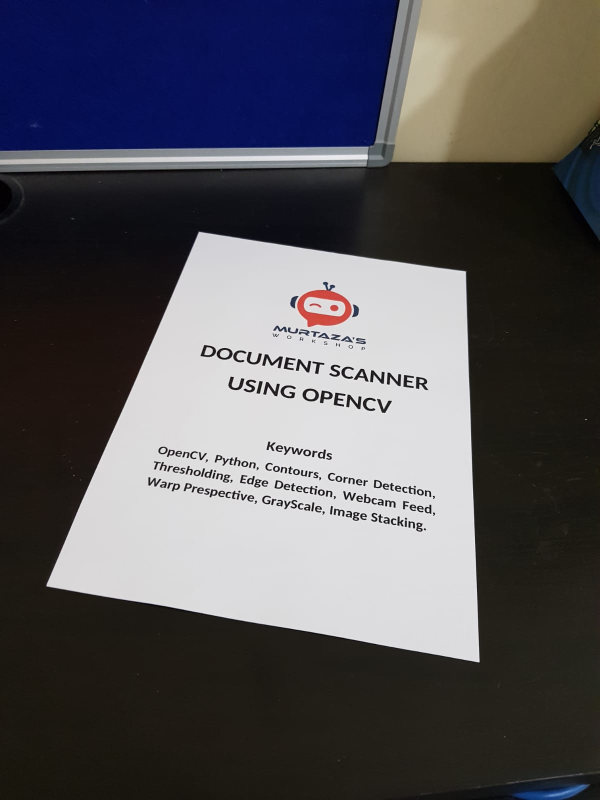
#> input picture Resources/1.jpg, 1200 x 1600 px, given in place of the camera (shown at 1/2 size)
$ python ColorPickerModule.py
#> lines starting #> are read from the running program, lines starting #| are printed output that depends on the picture; after the words box and inside, x2 and y2 are one past the last pixel; in counts of white or black regions, pixels touching at a corner belong together
import cv2
import numpy as np

frameWidth = 540
frameHeight = 280
cap = cv2.VideoCapture(0)
cap.set(3, frameWidth)
cap.set(4, frameHeight)


def empty(a):
    pass


cv2.namedWindow("HSV")
cv2.resizeWindow("HSV", 640, 240)
cv2.createTrackbar("HUE Min", "HSV", 0, 179, empty)
cv2.createTrackbar("HUE Max", "HSV", 179, 179, empty)
cv2.createTrackbar("SAT Min", "HSV", 0, 255, empty)
cv2.createTrackbar("SAT Max", "HSV", 255, 255, empty)
cv2.createTrackbar("VAL Min", "HSV", 0, 255, empty)
cv2.createTrackbar("VAL Max", "HSV", 255, 255, empty)

while True:

    success, img = cap.read()
#> img is the input picture: shape (1600, 1200, 3); mean B, G, R 89.7, 85.2, 86.8
    imgHsv = cv2.cvtColor(img, cv2.COLOR_BGR2HSV)
#> imgHsv: shape (1600, 1200, 3); mean H, S, V 64.3, 77.4, 97.1

    h_min = cv2.getTrackbarPos("HUE Min", "HSV")
    h_max = cv2.getTrackbarPos("HUE Max", "HSV")
    s_min = cv2.getTrackbarPos("SAT Min", "HSV")
    s_max = cv2.getTrackbarPos("SAT Max", "HSV")
    v_min = cv2.getTrackbarPos("VALUE Min", "HSV")
    v_max = cv2.getTrackbarPos("VALUE Max", "HSV")
    # print(h_min)

    lower = np.array([h_min, s_min, v_min])
    upper = np.array([h_max, s_max, v_max])
    mask = cv2.inRange(imgHsv, lower, upper)
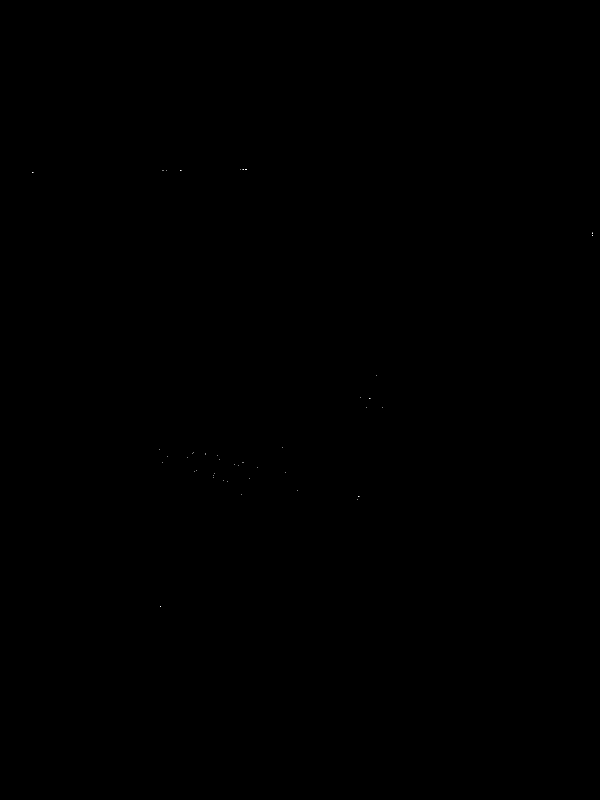
#> mask: shape (1600, 1200) (shown at 1/2 size); 0% white in thin lines or dots, all inside (x1, y1, x2, y2) = (64, 338, 1186, 1213)
    result = cv2.bitwise_and(img, img, mask=mask)
#> result: shape (1600, 1200, 3); every value is 0

    mask = cv2.cvtColor(mask, cv2.COLOR_GRAY2BGR)
    hStack = np.hstack([img, mask, result])
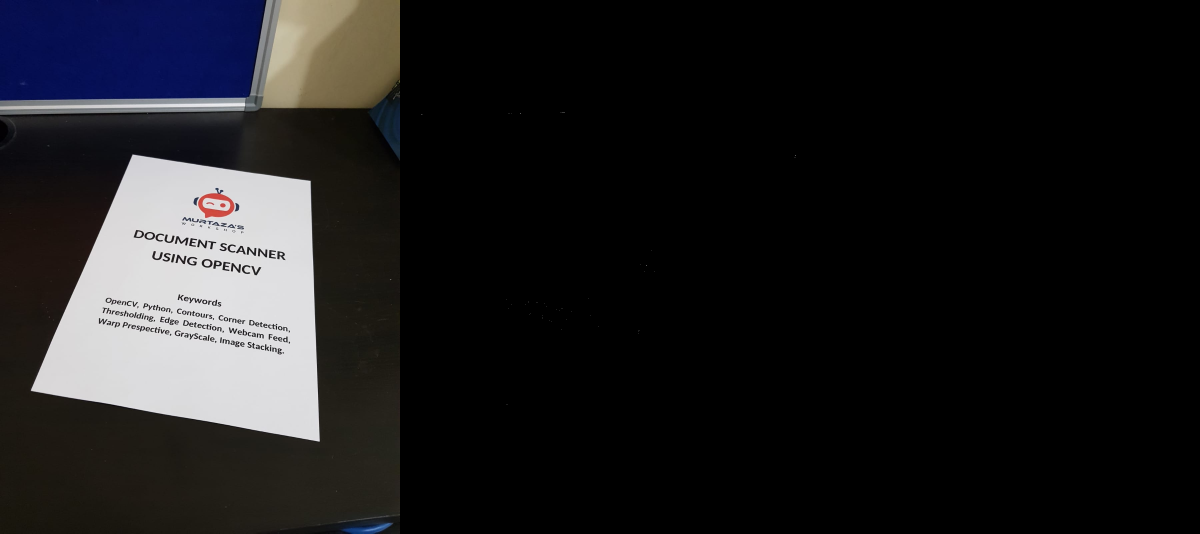
#> hStack: shape (1600, 3600, 3) (shown at 1/3 size); mean B, G, R 29.9, 28.4, 28.9
    cv2.imshow('Horizontal Stacking', hStack)

    if (cv2.waitKey(1)) & (0xFF == ord('q')):
#> (key q is pressed here)
        break

cap.release()
cv2.destroyAllWindows()
